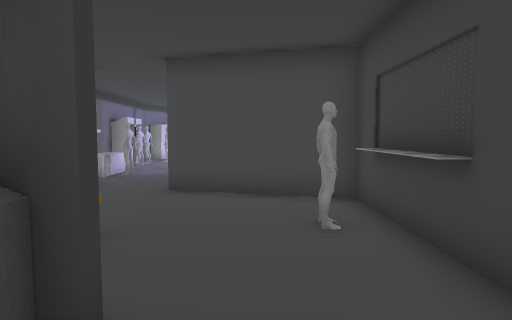
View 1 (above)

16 first-person views from a walk through a 3-D level made in the Unity game engine. The camera is 1.3 m above the floor, tilts 4° down and sees 75° across. The floor is counted in squares, 1 m on a side. Each view is taken from the middle of a square. On the plan, view 1 faces up. The plan holds only what a view shows up to about 14 squares ahead; the rest is blank. The place goes on beyond the plan. Door leaves are left out, so doorways stand open. Some surface patterns are stand-ins.

View 2
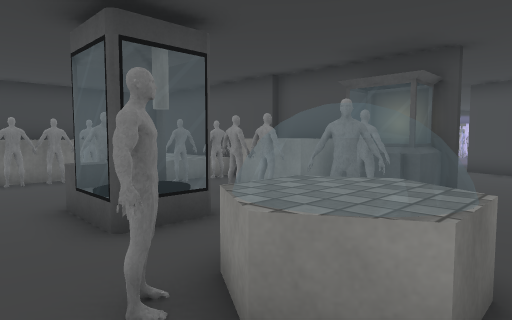

View 3
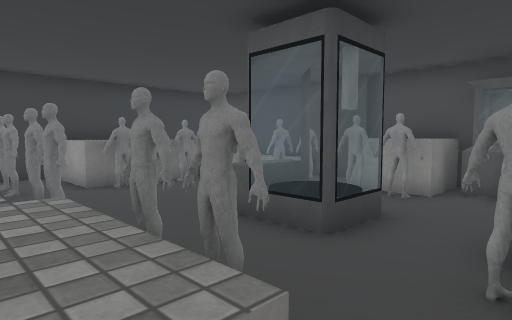

View 4
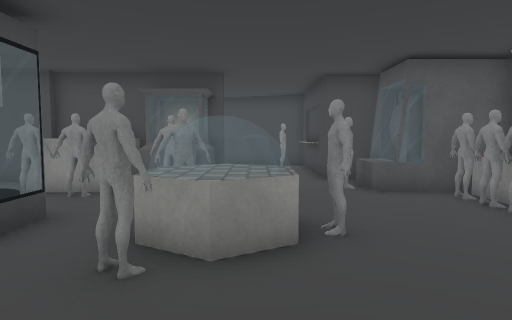

View 5
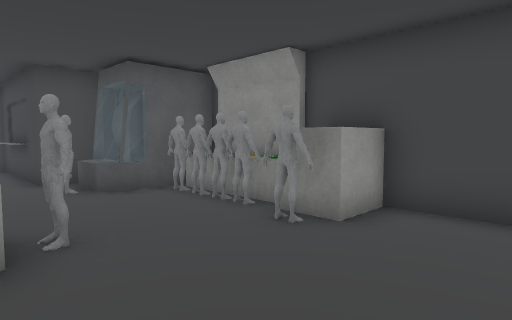

View 6
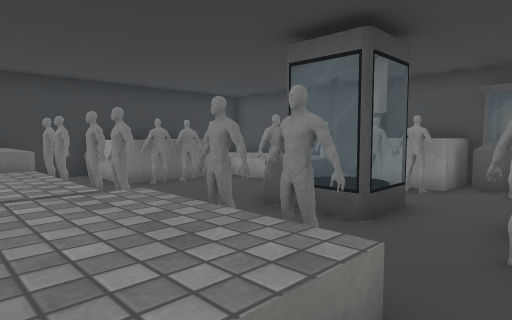

View 7
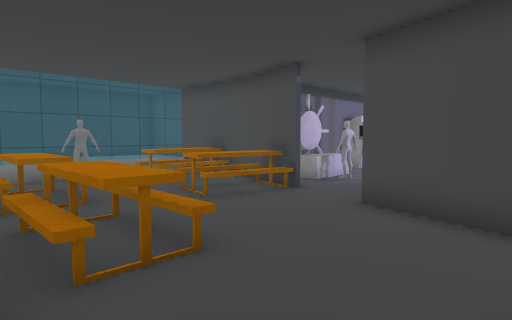

View 8
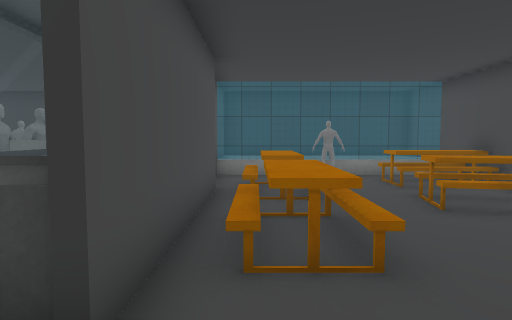

View 9
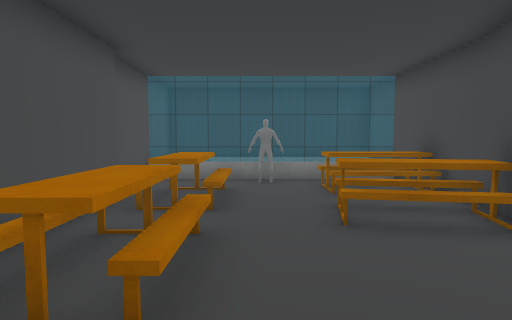

View 10
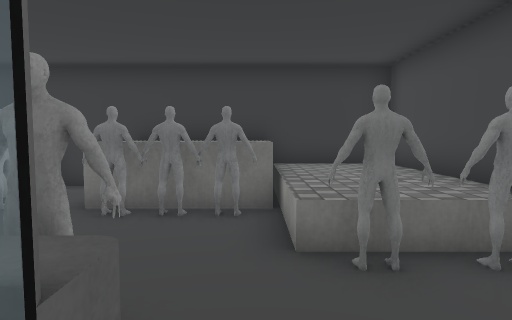

View 11
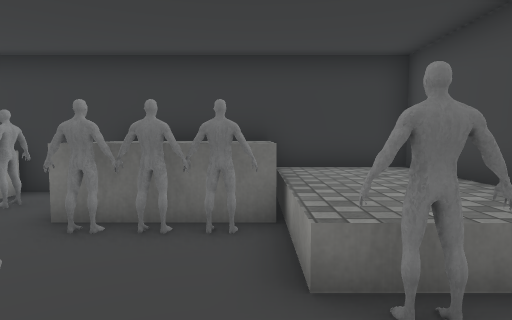

View 12
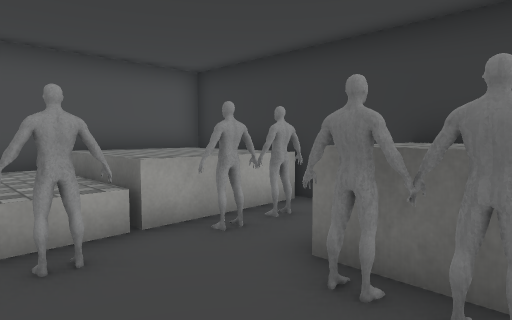

View 13
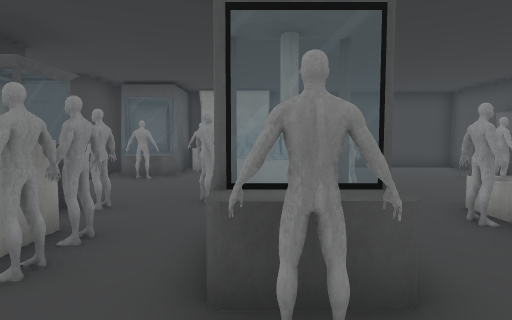

View 14
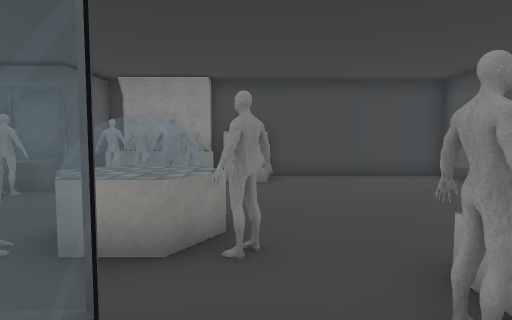

View 15
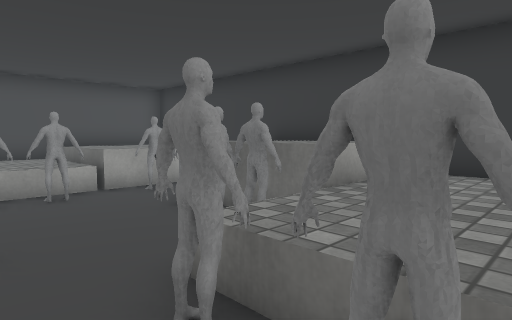

View 16
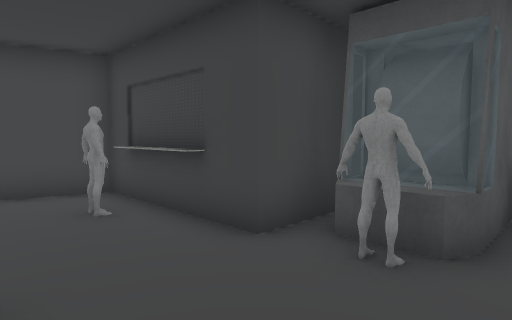

### Floor plan
Key: @ floor where view 1 was taken; # wall or solid block; . main floor; : floor 0.5 m higher than the main floor; + floor 1 m higher than the main floor; / step, stairs or slope; = window, fence, low wall or low ledge; T table; B block; C cabinet; O other object.
Columns run from 13 left of view 1 to 6 right of it. Each row starts with its distance up from view 1.
 15        C
 14        #..
 13        #..
 12        OO..
 11        OO..
 10         ...
  9 #########...
  8 #:=.//./+..###
  7 #:=.//.//....###
  6 #::=...T.......#
  5 #::#..........##
  4 #:=....T...T..##
  3 #:=..OOT.OOT...#
  2 #############..####
  1 #OOOOO#.BBOOO..#OOOO
  0 #OOOOO#.BB.#.@.#OOOO
 -1 #OOOOO#.##.......#O#
 -2 #OOO#......OO....#O#
 -3 #OOO#..#OOO.OO#..#O#
 -4 #OOO#..OOOO.OO#..#B#
 -5 #OOO.......OO....#B#
 -6 #........##........#
 -7 #OOOOOOOOOOO.......#
 -8 #OOOOOOOOOOO.......#
 -9 #OOOOOO OOOO.##....#

Where each view was taken, in squares from view 1:
view 1: 0 up, 0 right, facing up
view 2: 6 down, 1 right, facing up-left
view 3: 8 down, 1 left, facing up-left
view 4: 8 down, 0 right, facing up
view 5: 8 down, 0 right, facing up-right
view 6: 9 down, 1 left, facing up-left
view 7: 2 up, 1 right, facing up-left
view 8: 3 up, 1 right, facing left
view 9: 5 up, 0 right, facing left
view 10: 2 down, 4 left, facing left
view 11: 2 down, 5 left, facing left
view 12: 3 down, 7 left, facing down-left
view 13: 3 down, 8 left, facing right
view 14: 5 down, 5 left, facing right
view 15: 1 up, 6 left, facing down-left
view 16: 1 down, 1 left, facing up-right
